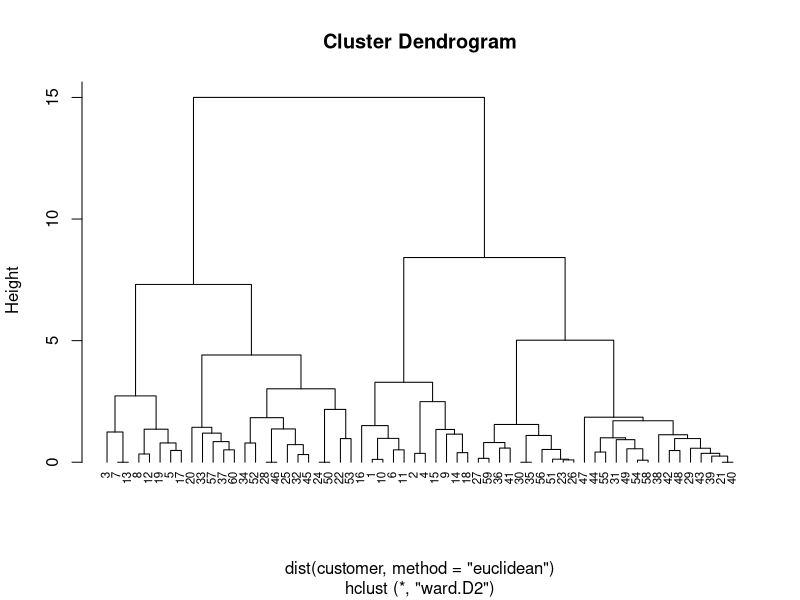
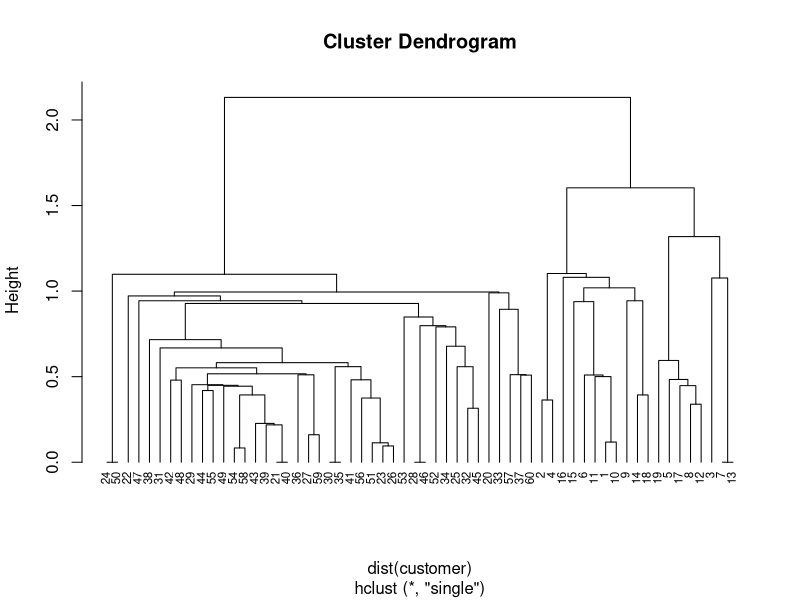
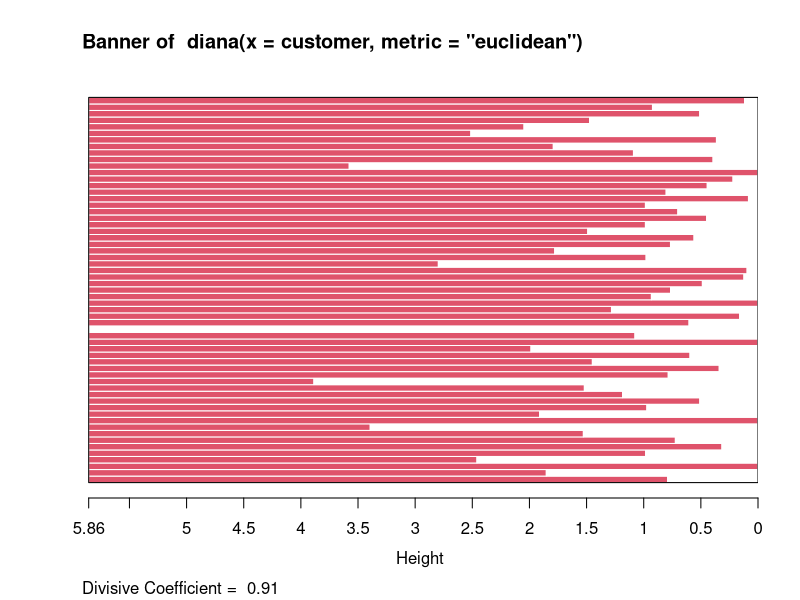
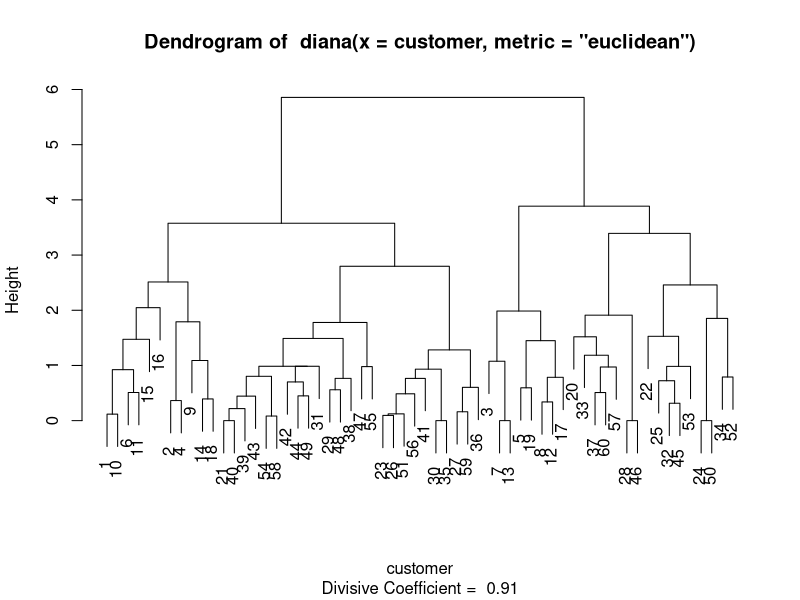
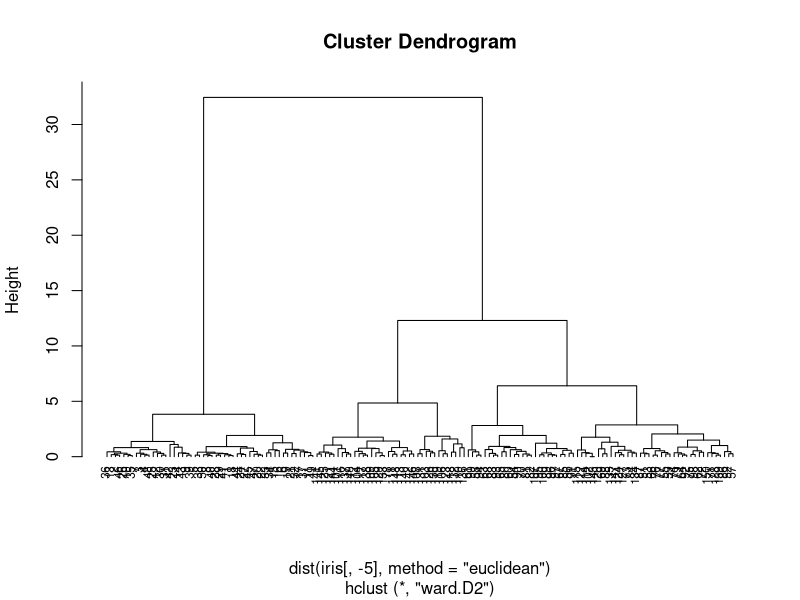
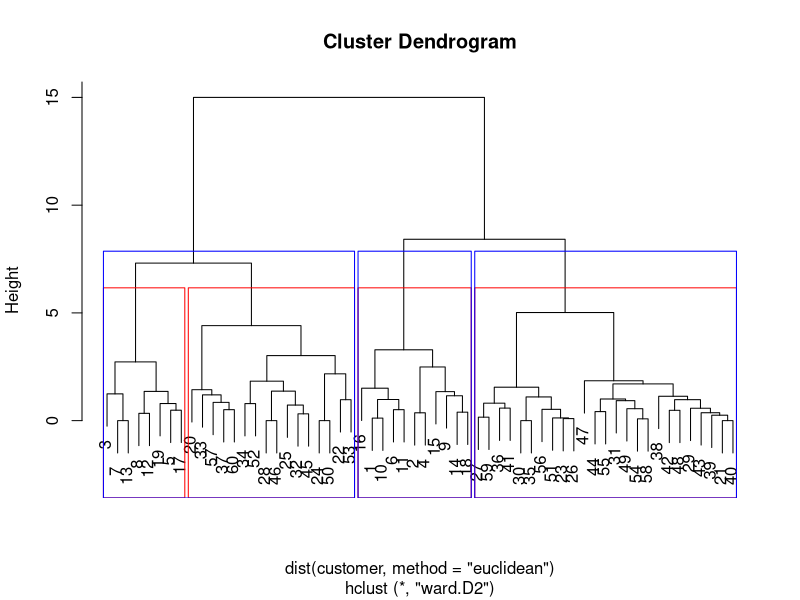
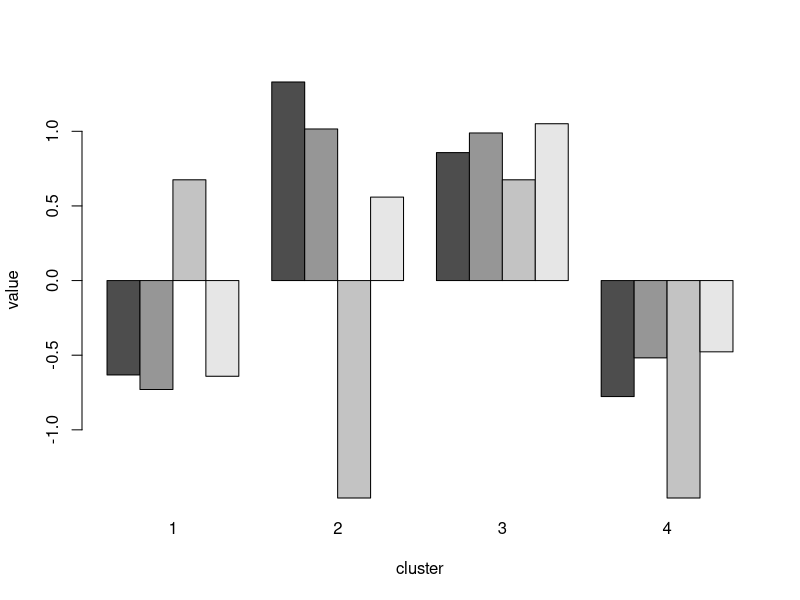
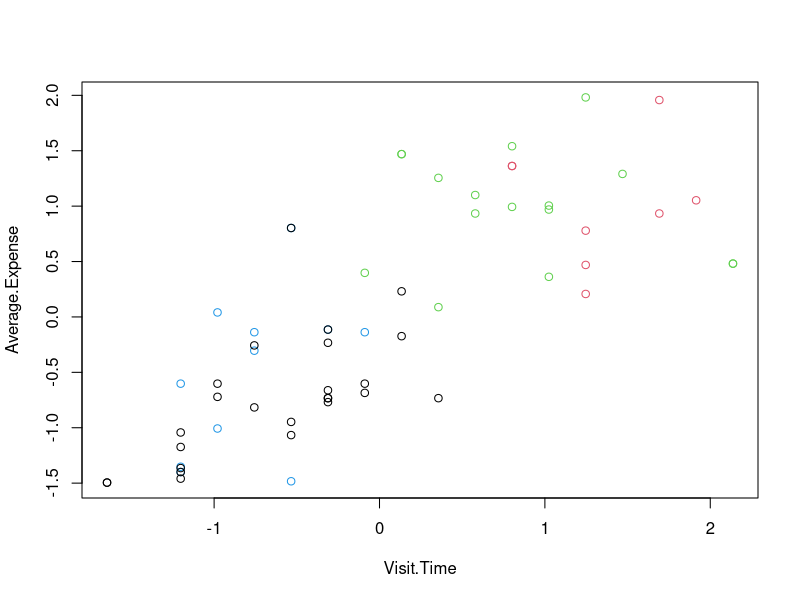

R code for these plots, in order:
## ---- chunk 1

x =c(0, 0, 1, 1, 1, 1)
y =c(1, 0, 1, 1, 0, 1)

#euclidean
dist(rbind(x,y), method ="euclidean")
sqrt(sum((x-y)^2))
dist(rbind(x,y), method ="minkowski", p=2)

#city block
dist(rbind(x,y), method ="manhattan")
sum(abs(x-y))
dist(rbind(x,y), method ="minkowski", p=1)

## ---- chunk 2
# customer clustering
customer=read.csv('customer.csv',header=TRUE)
head(customer)
str(customer)
customer =scale(customer[,-1])
hc=hclust(dist(customer, method="euclidean"), method="ward.D2")
plot(hc, hang =-0.01, cex=0.7)

hc3 =hclust(dist(customer), method="single")
plot(hc3, hang =-0.01, cex=0.7)


library(cluster)
#?diana
dv =diana(customer, metric ="euclidean")
summary(dv)
plot(dv)

# iris clustering
data(iris)
hc2=hclust(dist(iris[,-5], method="euclidean"), method="ward.D2")
plot(hc2, hang =-0.01, cex=0.7)



## ---- chunk 3
fit =cutree(hc, k =4)
table(fit)
plot(hc)
rect.hclust(hc, k =4, border="red")
rect.hclust(hc, k =3, border="blue")

## ---- chunk 4
str(customer)
set.seed(22)
fit =kmeans(customer, 4)
barplot(t(fit$centers), beside =TRUE,xlab="cluster", ylab="value")

plot(customer, col=fit$cluster)

## ---- chunk 5
set.seed(22)
fit =kmeans(iris[,-5], 3)
barplot(t(fit$centers), beside =TRUE,xlab="cluster", ylab="value")
plot(iris, col=fit$cluster)

plot(iris$Sepal.Length, iris$Petal.Width, col=fit$cluster)

